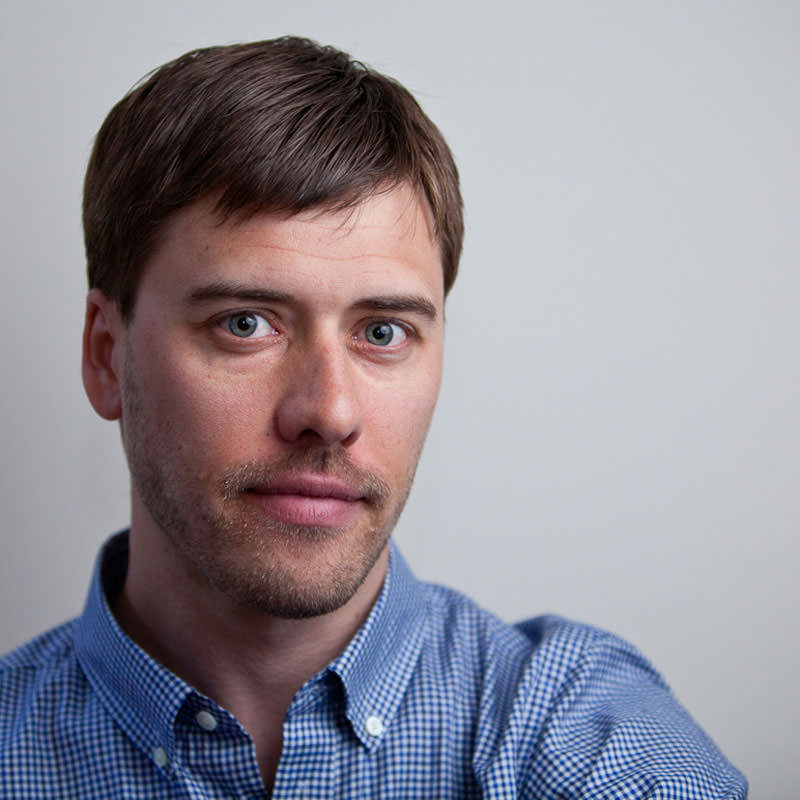
%> input picture img/images/mean_002_1_15.jpg, 800 x 800 px
$ octave demo.m   (GNU Octave 9; MATLAB toolbox functions it lacks are replaced by stand-ins)
%> lines starting %> are read from the running program, lines starting %| are printed output that depends on the picture
### sig17mtp.m
function out_img = sig17mtp(source_img,ref_img)
% INPUT:
% source_img : Input Img to change lighting Condition, 3-channel double
% image
% ref_img : target lighting Condition Image, 3-channel double image
% OUTPUT:
% out_img : relighted Image, 3-channel double image


% Hyper Parameters
Niter=100;
wn= 1;wp= 1;wc = 1;
scale = 2;
addpath(genpath('../3DMM_edges'));

% rescale
source.ori_img = source_img;

source_img = imresize(source_img,1./scale);
ref_img = imresize(ref_img,1./scale);
source.diff = source.ori_img - imresize(source_img,size(source.ori_img(:,:,1)));

source.img = reshape(source_img,[],3);
ref.img = reshape(ref_img,[],3);

% Find Face Normals & 2D positions
[source.normal,source.mask,source.posMap]=img2facedata(source_img);
[ref.normal,ref.mask,ref.posMap]=img2facedata(ref_img);

source.normal = reshape(source.normal,[],3);
source.mask = reshape(source.mask(:,:,1),[],1);
source.posMap = reshape(source.posMap,[],3);

ref.normal = reshape(ref.normal,[],3);
ref.mask = reshape(ref.mask(:,:,1),[],1);
ref.posMap = reshape(ref.posMap,[],3);

source.s = [wc*source.img(source.mask,:) source.normal(source.mask,:)*wn source.posMap(source.mask,1:2)*wp];
ref.s = [wc*ref.img(ref.mask,:) ref.normal(ref.mask,:)*wn ref.posMap(ref.mask,1:2)*wp];


% Color-Transfer
Ndim = size(source.s,2);
Si = source.s;
Ls = size(Si,1);
Sr = ref.s;

sigma=0.1;
Si_extra = Si;
for i=1:5
    Si_extra(i*Ls+(1:Ls),:) =Si;
    Si_extra(i*Ls+(1:Ls),1:3)=Si(:,1:3)+randn(Ls,3)*sigma;
end

R{1}=eye(Ndim);
for kiter=2:Niter
    R{kiter} = R{1}*orth(randn(Ndim));
end

So = pdf_transfer(Si_extra', Sr', R, 0.2);
So = So';

output = source.img;
output(source.mask,:)=So(1:Ls,1:3);
output = reshape(output,size(source_img));
output_r = regrain(source_img,output,[0.125]);
% output_r = output;
out_img = imresize(output_r,size(source.diff(:,:,1))) + source.diff;

### demo.m
addpath(genpath('.'));
% Siggraph 2017 MTP demo script
source_img = im2double(imread('img/images/mean_002_1_15.jpg'));
ref_img = im2double(imread('img/images/mean_003_1_15.jpg'));
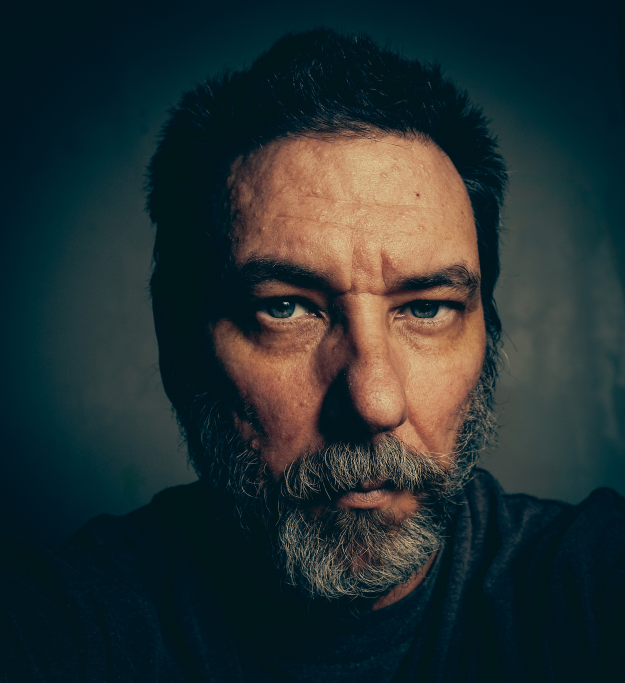
%> input picture img/images/mean_003_1_15.jpg, 1875 x 2048 px (shown at 1/3 size)

tic;
out_img = sig17mtp(source_img,ref_img);
%> in sig17mtp, `source.diff = source.ori_img - imresize(source_img,size(source.ori_img..`:
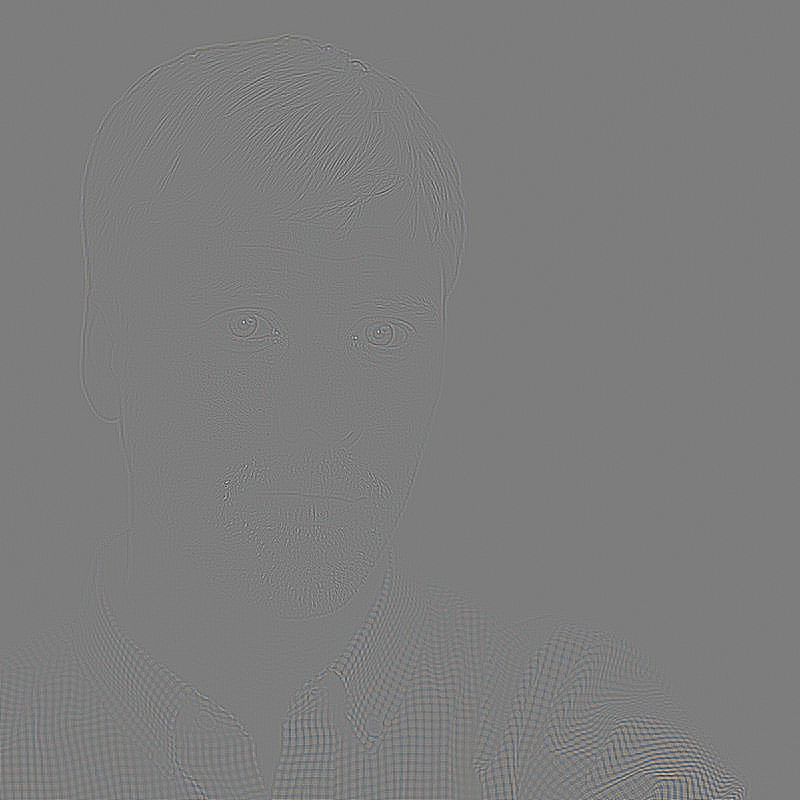
%> source.diff: size 800x800x3 double; mean R, G, B 3.36e-06, 2.54e-06, 2.1e-06; drawn with min black and max white
%> the run ends on the next line
